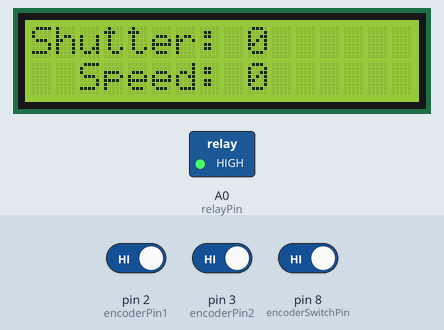
Recording of a sketch running on a simulated Arduino Uno, built with avr-gcc and run on an emulated ATmega328P. Shown: 16×2 character LCD, switched loads named in the sketch (green lamp = pin HIGH). Inputs (shaded band) come from the test bench; at power-on: pin 2 (encoderPin1) HIGH, pin 3 (encoderPin2) HIGH, pin 8 (encoderSwitchPin) HIGH.

Above: at 1.2 s.
Timing chart, 0 to 2.7 s (numbered marks = the images above):
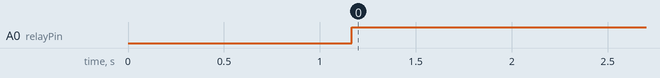

The sketch:

timelapse_control.ino
```cpp
#include <LiquidCrystal.h>
#include <Stepper.h>

const int stepsPerRevolution = 200;  // change this to fit the number of steps per revolution for your motor

Stepper myStepper(stepsPerRevolution, A1,A2,A3,A4);
int stepCount = 0;         // number of steps the motor has taken

// initialize the library with the numbers of the interface pins
LiquidCrystal lcd(12, 11, 5, 4, 7, 6);

//From bildr article: http://bildr.org/2012/08/rotary-encoder-arduino/

//these pins can not be changed 2/3 are special pins
const int encoderPin1 = 2;
const int encoderPin2 = 3;
const int encoderSwitchPin = 8; //push button switch
const int relayPin = A0 ;

volatile int lastEncoded = 0;
volatile long encoderValue1 = 0;
volatile long encoderValue2 = 0;
volatile long shutterTime = 0;
volatile long stepperSpeed = 0;

long lastencoderValue = 0;

int lastMSB = 0;
int lastLSB = 0;

int whichValue = 1 ;

const int maxDelay = 30 ;
const int maxSpeed = 10 ;

unsigned long time;
unsigned long lastShutterTime;

void setup() {
  pinMode(encoderPin1, INPUT);
  pinMode(encoderPin2, INPUT);
  pinMode(encoderSwitchPin, INPUT);
  pinMode(relayPin, OUTPUT);

  digitalWrite(encoderPin1, HIGH); //turn pullup resistor on
  digitalWrite(encoderPin2, HIGH); //turn pullup resistor on

  digitalWrite(encoderSwitchPin, HIGH); //turn pullup resistor on

  //call updateEncoder() when any high/low changed seen
  //on interrupt 0 (pin 2), or interrupt 1 (pin 3)
  attachInterrupt(0, updateEncoder, CHANGE);
  attachInterrupt(1, updateEncoder, CHANGE);

  // set up the LCD's number of columns and rows:
  lcd.begin(16, 2);
  // Print a message to the LCD.
//  lcd.print("hello, world!");
  delay(1000);
}

void loop() {
  // scroll 13 positions (string length) to the left
  // to move it offscreen left:
  lcd.setCursor(0, 0); // top left
  lcd.print( "Shutter: " ) ;
  lcd.print(shutterTime, DEC) ;
  lcd.print(" ");
  lcd.setCursor(0, 1); // bottom left
  lcd.print( "  Speed: " ) ;
  lcd.print(stepperSpeed, DEC) ;
  lcd.print(" ");

  if(digitalRead(encoderSwitchPin) == LOW ){
    if( whichValue == 1 ) {
      whichValue = 2 ;
      Serial.print("whichvalue = ") ;
      Serial.println(whichValue) ;
    } else {
      whichValue = 1 ;
      Serial.print("whichvalue = ") ;
      Serial.println(whichValue) ;
    }
    while(digitalRead(encoderSwitchPin) == LOW) { delay(10) ; } // idle while waiting for button to be released
  }else{
//    Serial.println("no button press");
  }

  // delay at the end of the full loop:
  delay(100);

  time = millis();
//  Serial.println(time) ;

  // current time + shutter
  if( lastShutterTime + 2*(shutterTime*1000) < time  ) {
     digitalWrite( relayPin, HIGH ) ;
     lastShutterTime = time ;
     Serial.print("lastShutterTime = ");
     Serial.print(lastShutterTime);
     Serial.print("  shutterOffTime = ");
     Serial.println(time + (shutterTime*1000));
  }

  if( time - lastShutterTime  > (shutterTime*1000) ) {
     digitalWrite( relayPin, LOW ) ;
  }

  myStepper.step(stepperSpeed);
  stepCount++;
}

void updateEncoder(){
  int MSB = digitalRead(encoderPin1); //MSB = most significant bit
  int LSB = digitalRead(encoderPin2); //LSB = least significant bit

  int encoded = (MSB << 1) |LSB; //converting the 2 pin value to single number
  int sum  = (lastEncoded << 2) | encoded; //adding it to the previous encoded value

  if(sum == 0b1101 || sum == 0b0100 || sum == 0b0010 || sum == 0b1011) {
    if( whichValue == 1 ) {
      encoderValue1++ ;
    } else {
      encoderValue2++ ;
    }
  }
  if(sum == 0b1110 || sum == 0b0111 || sum == 0b0001 || sum == 0b1000) {
    if( whichValue == 1 ) {
      encoderValue1-- ;
    } else {
      encoderValue2-- ;
    }
  }

  lastEncoded = encoded; //store this value for next time
  shutterTime = (abs(encoderValue1) / 4)%30 ;
  stepperSpeed = (abs(encoderValue2) / 4)%30 ;
}
```

Measured:
- by itself, A0 (relayPin): LOW → HIGH at 1.2 s
